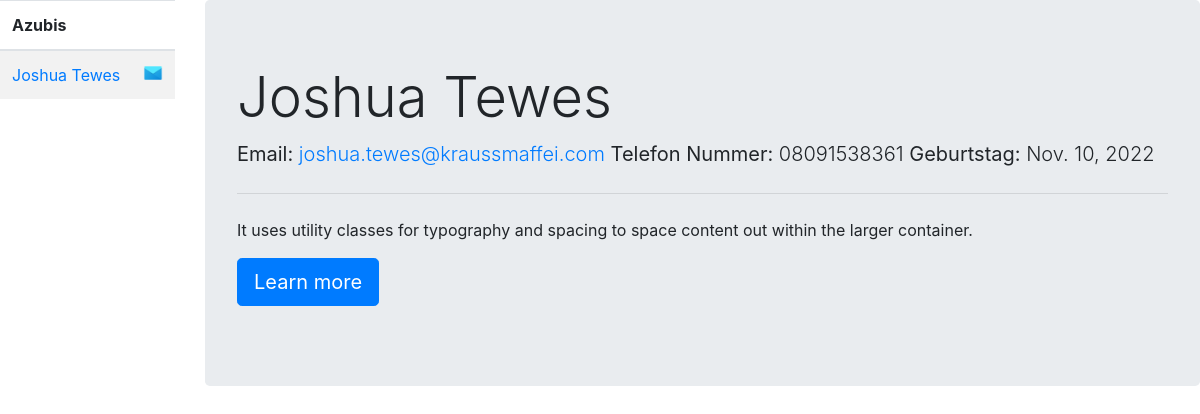
/, run on an earlier commit of the app's database.
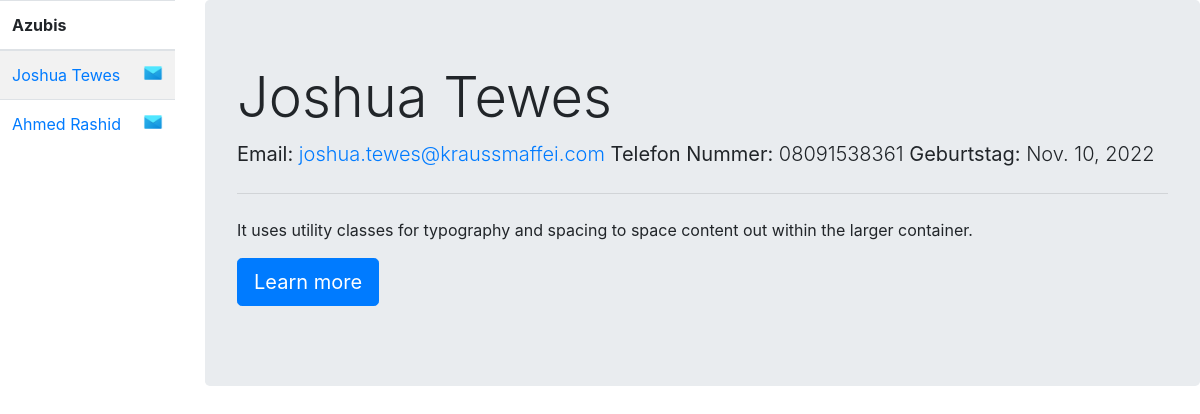
And on a later commit of the database.
### azubi_list/models.py (models this page shows, shortened)
class Azubi(models.Model):
    topic = models.ForeignKey(Profession, on_delete=models.CASCADE)
    first_name = models.CharField(max_length=30)
    last_name = models.CharField(max_length=30)
    email = models.EmailField(max_length=30)
    birthday = models.DateField()
    department = models.CharField(max_length=30)
    year = models.IntegerField()
    phone_number = models.CharField(max_length=30)

### azubi_list/views.py (the view)
# urls.py: path("", homepage, name='azubi_list'),
def homepage(request):
    azubis = Azubi.objects.all()
    if len(azubis) > 0:
        return render(request, "azubi_detail.html", {"azubis": azubis, "obj": azubis[0]})
    return render(request, "azubi_detail.html", {"azubis": azubis})

### azubi_list/templates/azubi_detail.html (shortened to what this page needs)
{% load static %}
<!DOCTYPE html>
<html lang="en">
<head>
    <link rel="stylesheet" href="https://cdn.jsdelivr.net/npm/bootstrap@4.0.0/dist/css/bootstrap.min.css">
</head>
<body>
  <div class="row">
    <div class="col-lg-2"  style="overflow-y: scroll; height: 100vh;">
      <table class="table table-striped" >
        <thead>
          <tr>
            <th scope="col">Azubis</th>
          </tr>
        </thead>
        <tbody>
          {% for azubi in azubis %}
          <tr>
            <td><a href="{% url 'detail' azubi.id %}">{{ azubi.first_name }} {{azubi.last_name}}  </a><a href="mailto:{{azubi.email}}"><img style="float: right", src="{% static 'images/mail.png' %}" withd=20, height= 20 alt="My image"></a></td>
          </tr>
          {% endfor %}
        </tbody>
      </table>
    </div>
    <div class="col-lg-10">
      {%if obj%}
      <div class="jumbotron">
        <h1 class="display-4">{{obj.first_name}} {{obj.last_name}}</h1>
        <p class="lead"><strong>Email: </strong><a href="mailto:{{obj.email}}">{{obj.email}}</a>  <strong>Telefon Nummer: </strong>{{obj.phone_number}} <strong>Geburtstag: </strong> {{obj.birthday}}</p>
        <hr class="my-4">
        <p>It uses utility classes for typography and spacing to space content out within the larger container.</p>
        <p class="lead">
          <a class="btn btn-primary btn-lg" href="#" role="button">Learn more</a>
        </p>
      </div>
      {%else%}
      {% include 'include/no_azubi_detail.html' %}
      {%endif%}
    </div>
  </div>
</body>
</html>

What changed in the data, as far as the page shows it:
added Azubi: first_name "Ahmed", last_name "Rashid"
